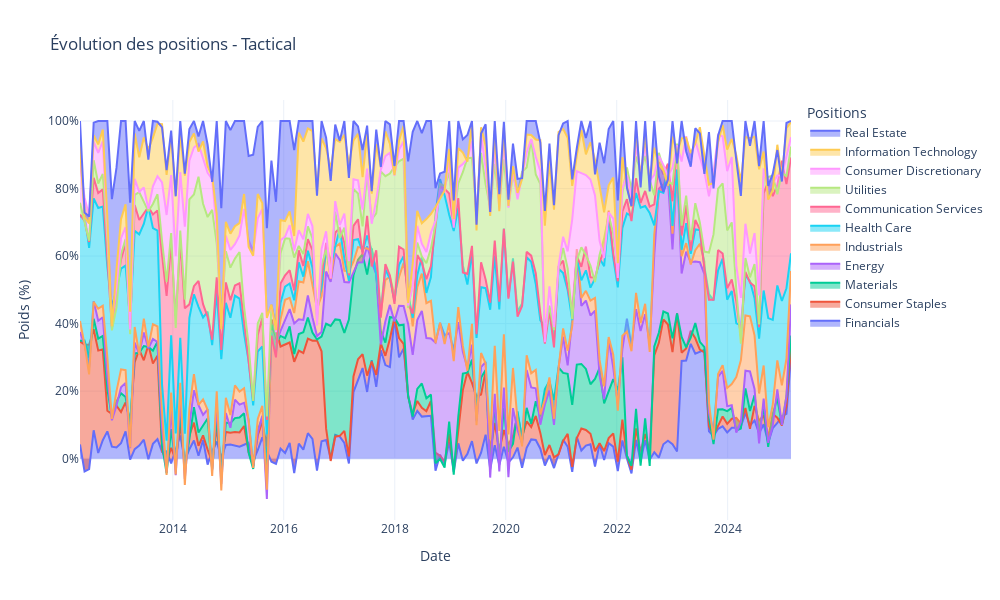

The code cell stored with this chart in its notebook:
### Code cell
MSM.positions("tactical")

### Figure 1 — Plotly figure (JSON) as saved in the notebook; plotly's stock layout.template omitted (floating-point values rounded to 4 significant figures; data arrays with more than 128 entries replaced by an {"elided": "..."} marker saying what was removed)
{"data": [{"hovertemplate": "%{text}<extra></extra>", "mode": "lines", "name": "Financials", "stackgroup": "one", "text": {"elided": "157 str values"}, "type": "scatter", "x": {"elided": "157 str values"}, "y": {"elided": "157 float values"}}, {"hovertemplate": "%{text}<extra></extra>", "mode": "lines", "name": "Consumer Staples", "stackgroup": "one", "text": {"elided": "157 str values"}, "type": "scatter", "x": {"elided": "157 str values"}, "y": {"elided": "157 float values"}}, {"hovertemplate": "%{text}<extra></extra>", "mode": "lines", "name": "Materials", "stackgroup": "one", "text": {"elided": "157 str values"}, "type": "scatter", "x": {"elided": "157 str values"}, "y": {"elided": "157 float values"}}, {"hovertemplate": "%{text}<extra></extra>", "mode": "lines", "name": "Energy", "stackgroup": "one", "text": {"elided": "157 str values"}, "type": "scatter", "x": {"elided": "157 str values"}, "y": {"elided": "157 float values"}}, {"hovertemplate": "%{text}<extra></extra>", "mode": "lines", "name": "Industrials", "stackgroup": "one", "text": {"elided": "157 str values"}, "type": "scatter", "x": {"elided": "157 str values"}, "y": {"elided": "157 float values"}}, {"hovertemplate": "%{text}<extra></extra>", "mode": "lines", "name": "Health Care", "stackgroup": "one", "text": {"elided": "157 str values"}, "type": "scatter", "x": {"elided": "157 str values"}, "y": {"elided": "157 float values"}}, {"hovertemplate": "%{text}<extra></extra>", "mode": "lines", "name": "Communication Services", "stackgroup": "one", "text": {"elided": "157 str values"}, "type": "scatter", "x": {"elided": "157 str values"}, "y": {"elided": "157 float values"}}, {"hovertemplate": "%{text}<extra></extra>", "mode": "lines", "name": "Utilities", "stackgroup": "one", "text": {"elided": "157 str values"}, "type": "scatter", "x": {"elided": "157 str values"}, "y": {"elided": "157 float values"}}, {"hovertemplate": "%{text}<extra></extra>", "mode": "lines", "name": "Consumer Discretionary", "stackgroup": "one", "text": {"elided": "157 str values"}, "type": "scatter", "x": {"elided": "157 str values"}, "y": {"elided": "157 float values"}}, {"hovertemplate": "%{text}<extra></extra>", "mode": "lines", "name": "Information Technology", "stackgroup": "one", "text": {"elided": "157 str values"}, "type": "scatter", "x": {"elided": "157 str values"}, "y": {"elided": "157 float values"}}, {"hovertemplate": "%{text}<extra></extra>", "mode": "lines", "name": "Real Estate", "stackgroup": "one", "text": {"elided": "157 str values"}, "type": "scatter", "x": {"elided": "157 str values"}, "y": {"elided": "157 float values"}}], "layout": {"height": 600, "hovermode": "x unified", "legend": {"title": {"text": "Positions"}}, "title": {"text": "Évolution des positions - Tactical"}, "width": 1000, "xaxis": {"title": {"text": "Date"}}, "yaxis": {"showgrid": true, "ticksuffix": "%", "title": {"text": "Poids (%)"}}}}
